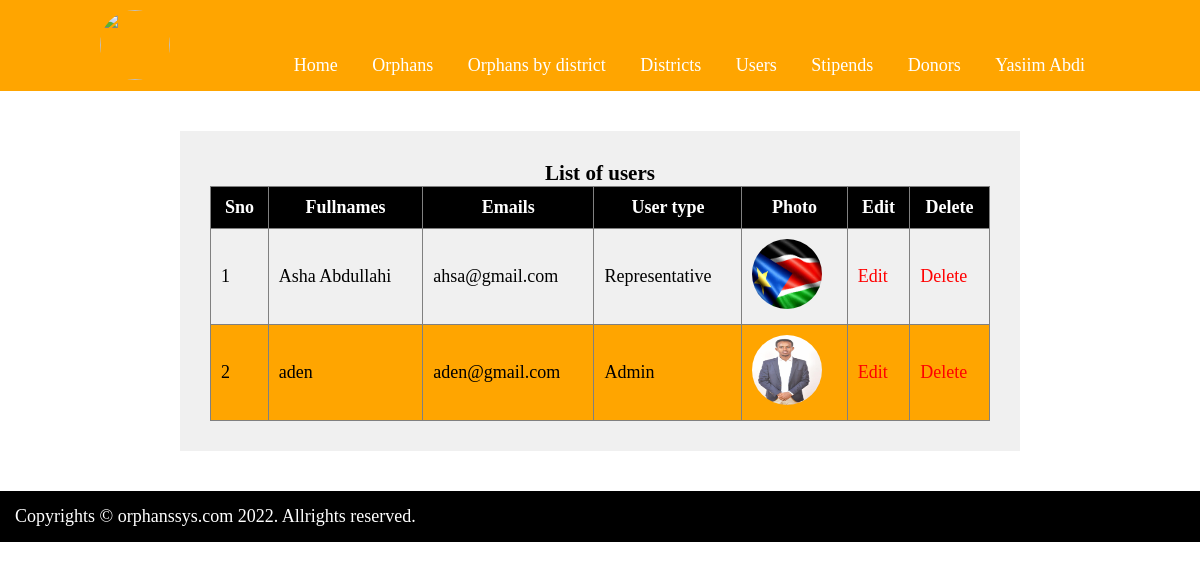
/admin/users.php (signed in), run on the app's committed database.
### tables this page shows
CREATE TABLE `users` (
  `id` int(11) NOT NULL,
  `fullnames` varchar(100) NOT NULL,
  `email` varchar(30) NOT NULL,
  `password` varchar(30) NOT NULL,
  `type` varchar(30) NOT NULL,
  `district` varchar(100) NOT NULL,
  `photo` longblob NOT NULL,
  `status` varchar(30) NOT NULL DEFAULT 'active'
);

### admin/users.php (the view, shortened to what this page needs)
<?php
include('head.php');
include('../dbcon.php');
?>
<!DOCTYPE html>
<html>
<head>
	<link rel="stylesheet" type="text/css" href="styles.css">
</head>
<body>
	<div class="main">
		<h3>List of users</h3>
		<?php
			$retrieve = mysqli_query($con, "select * from users where status='active' ");
			if(mysqli_num_rows($retrieve)==0){
				echo "<h4>No records to display</h4>";
			}
			else{
				echo "<table border='1'>";
					echo "<tr> <th>Sno</th> <th>Fullnames</th> <th>Emails</th> <th>User type</th> <th>Photo</th> <th>Edit</th> <th>Delete</th></tr>";
				$sno = 1;
				while($row = mysqli_fetch_array($retrieve)){
					echo "<tr>";
						$id = $row['id'];
						echo "<td>".$sno."</td>";
						echo "<td>".$row['fullnames']."</td>";
						echo "<td>".$row['email']."</td>";
						echo "<td>".$row['type']."</td>";
						$photo = "../profilepics/".$row['photo'];
						echo "<td> <img src='$photo'> </td>";
						echo "<td> <a href='edituser.php?id=$id'>Edit</a> </td>";
						echo "<td> <a href='deleteuser.php?id=$id'>Delete</a> </td>";
					echo "</tr>";
					$sno++;
				}
				echo "</table>";
			}
		?>
	</div>
</body>
</html>
<?php include('footer.php'); ?>

### styles.css (style rules this page uses)
* { padding: 0; margin: 0; box-sizing: border-box; }
body { font-size: 18px; }
.main { float: left; width: 70%; margin-top: 40px; margin-bottom: 40px; margin-left: 15%; background: #f0f0f0; padding: 30px; }
h3 { text-align: center; }
table { float: left; width: 100%; border-collapse: collapse; }
th, td { padding: 10px; }
tr:nth-child(odd) { background: orange; }
th { background: black; color: white; }
a { color: red; text-decoration: none; }
table img { width:70px; height: 70px; border-radius: 50%; }

### data on the page
users: fullnames "Asha Abdullahi", email "ahsa@gmail.com", type "Representative", photo (picture)
users: fullnames "aden", email "aden@gmail.com", type "Admin", photo (picture)

### other printed values
$_SESSION['fullnames'] "Yasiim Abdi"
